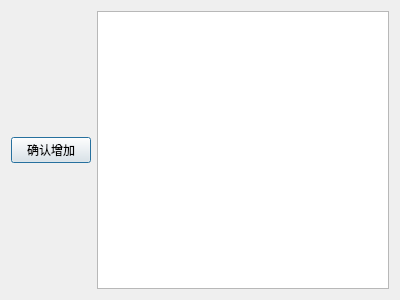
<?xml version="1.0" encoding="UTF-8"?>
<ui version="4.0">
 <class>UI_ADD_DATA</class>
 <widget class="QDialog" name="UI_ADD_DATA">
  <property name="geometry">
   <rect>
    <x>0</x>
    <y>0</y>
    <width>400</width>
    <height>300</height>
   </rect>
  </property>
  <property name="windowTitle">
   <string>Dialog</string>
  </property>
  <layout class="QGridLayout" name="gridLayout">
   <item row="0" column="0">
    <widget class="QPushButton" name="ADD_CONFIRM">
     <property name="text">
      <string>确认增加</string>
     </property>
    </widget>
   </item>
   <item row="0" column="1">
    <widget class="QTableView" name="TABLEVIEW"/>
   </item>
  </layout>
 </widget>
 <resources/>
 <connections/>
</ui>
